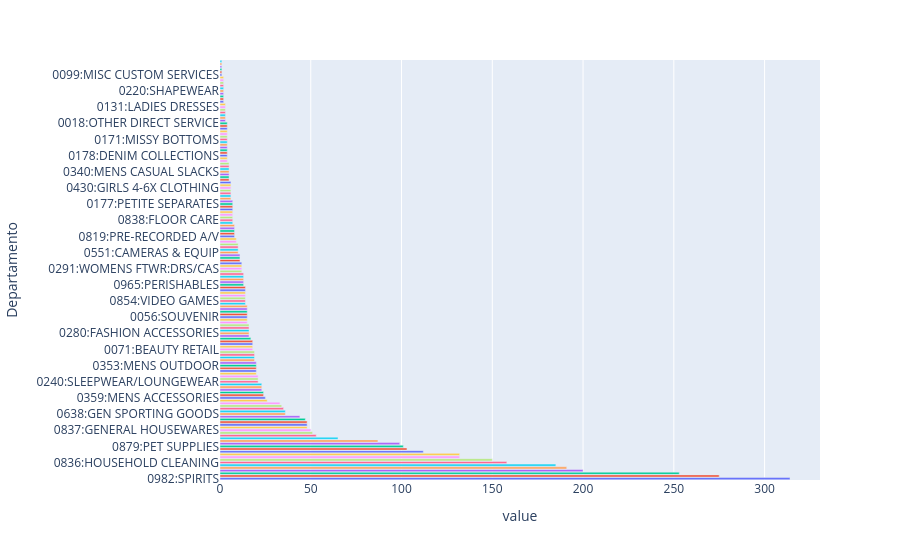

This figure's notebook cell:
### Code cell
fig_volume_transacoes = px.bar(contagem_transacoes_por_departamento, color=contagem_transacoes_por_departamento.index, orientation='h')
fig_volume_transacoes.update_layout(showlegend=False)
fig_volume_transacoes.show()
